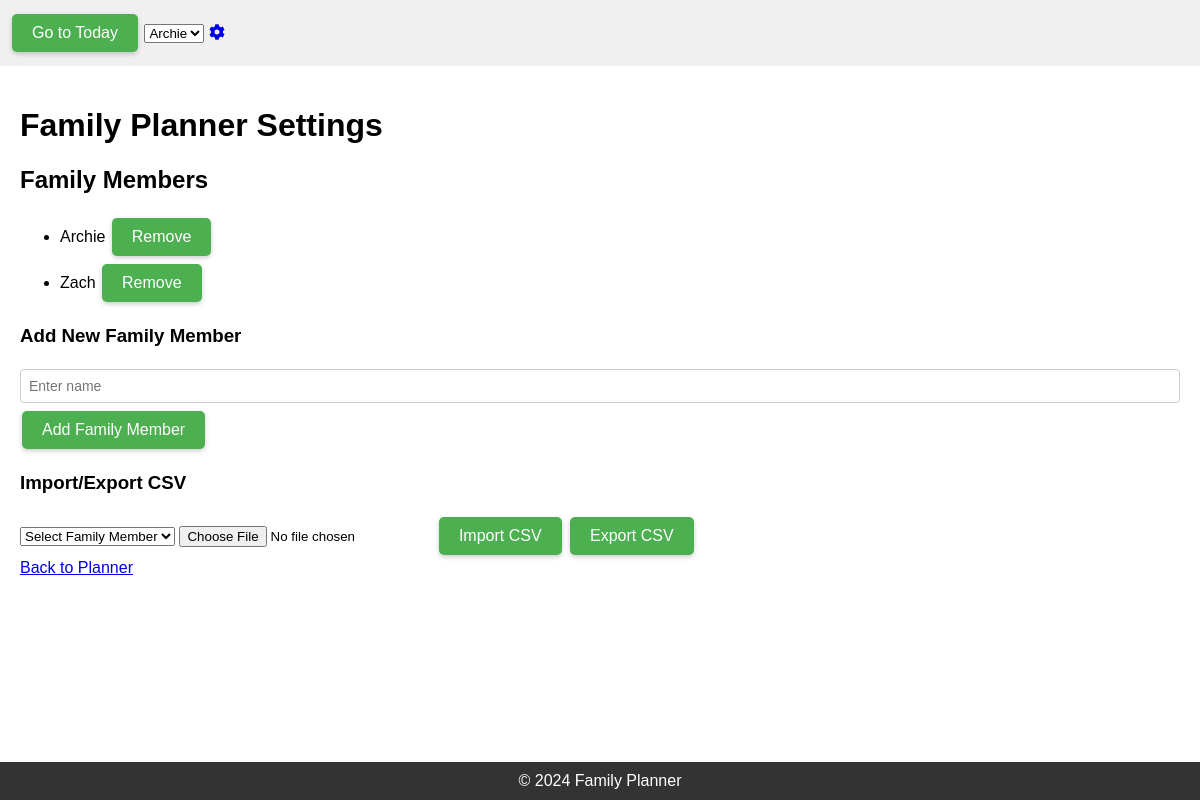
The app's page /settings, older data.
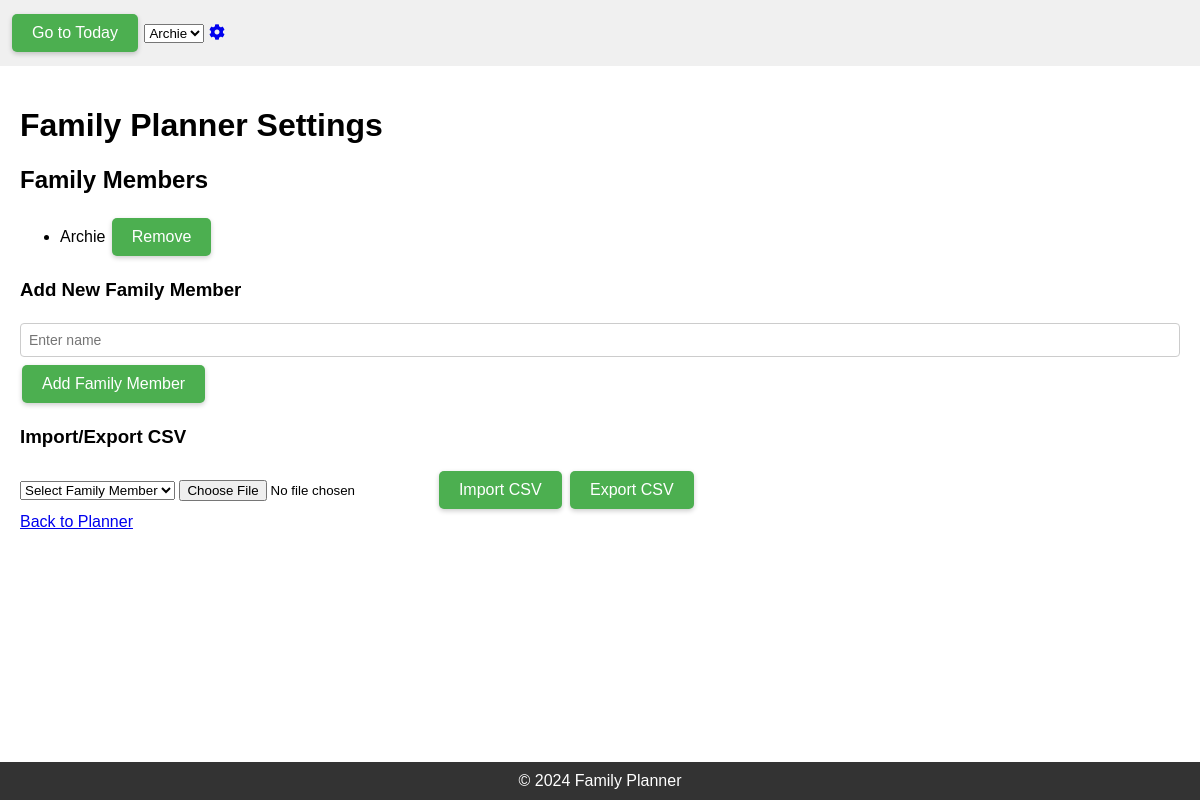
The same page, newer data.
### app.py (models this page shows)
class FamilyMember(db.Model):
    id = db.Column(db.Integer, primary_key=True)
    name = db.Column(db.String(100), nullable=False)
    entries = relationship("PlannerEntry", back_populates="family_member", cascade="all, delete-orphan")

### app.py (the view)
@app.route('/settings')
def settings():
    family_members = FamilyMember.query.all()
    return render_template('settings.html', family_members=family_members)

### templates/settings.html (shortened to what this page needs)
{% extends "base.html" %}
{% block content %}
<h1>Family Planner Settings</h1>
<h2>Family Members</h2>
<ul id="family-members-list">
    {% for member in family_members %}
    <li id="member-{{ member.id }}">
        {{ member.name }}
        <button onclick="removeFamilyMember({{ member.id }}, '{{ member.name }}')">Remove</button>
    </li>
    {% endfor %}
</ul>
<h3>Add New Family Member</h3>
<form action="{{ url_for('add_family_member') }}" method="post">
    <input type="text" name="name" required placeholder="Enter name">
    <button type="submit">Add Family Member</button>
</form>
<h3>Import/Export CSV</h3>
<form id="csv-form" action="{{ url_for('import_csv') }}" method="post" enctype="multipart/form-data">
    <select id="family-member-select" name="family_member_id" required>
        <option value="">Select Family Member</option>
    </select>
    <input type="file" name="file" accept=".csv" required>
    <button type="submit">Import CSV</button>
    <button type="button" id="export-csv">Export CSV</button>
</form>
<a href="{{ url_for('index') }}">Back to Planner</a>
{% endblock %}

### templates/base.html (shortened to what this page needs)
<!DOCTYPE html>
<html lang="en">
<head>
    <link rel="stylesheet" href="{{ url_for('static', filename='styles.css') }}">
    <link rel="stylesheet" href="https://cdnjs.cloudflare.com/ajax/libs/font-awesome/5.15.3/css/all.min.css">
</head>
<body>
    <div id="status-bar">
        <div>
            <button id="go-to-today">Go to Today</button>
            <select id="family-member-select">
                {% for member in family_members %}
                <option value="{{ member.id }}">{{ member.name }}</option>
                {% endfor %}
            </select>
            <a href="{{ url_for('settings') }}" id="settings-button"><i class="fas fa-cog"></i></a>
        </div>
    </div>
    <div id="content">
        {% block content %}{% endblock %}
    </div>
    <div id="footer">
        &copy; 2024 Family Planner
    </div>
</body>
</html>

### static/styles.css (style rules this page uses)
body, html { height: 100%; margin: 0; padding: 0; font-family: Arial, sans-serif; }
body { display: flex; flex-direction: column; }
#status-bar { background-color: #f0f0f0; padding: 10px; display: flex; justify-content: space-between; align-items: center; position: sticky; top: 0; z-index: 1000; }
#content { flex-grow: 1; overflow-y: auto; padding: 20px; }
#footer { background-color: #333; color: white; text-align: center; padding: 10px; position: sticky; bottom: 0; }
input[type="text"] { width: 100%; box-sizing: border-box; }
input[type="text"], textarea { width: 100%; box-sizing: border-box; padding: 5px; border: 1px solid #ddd; border-radius: 4px; }
#go-to-today { background-color: #4CAF50; border: none; color: white; padding: 10px 20px; text-align: center; text-decoration: none; display: inline-block; font-size: 16px; margin: 4px 2px; transition-duration: 0.4s; cursor: pointer; border-radius: 5px; box-shadow: 0 2px 5px rgba(0,0,0,0.2); }
button { background-color: #4CAF50; border: none; color: white; padding: 10px 20px; text-align: center; text-decoration: none; display: inline-block; font-size: 16px; margin: 4px 2px; transition-duration: 0.4s; cursor: pointer; border-radius: 5px; box-shadow: 0 2px 5px rgba(0,0,0,0.2); }
input[type="text"], textarea { width: 100%; padding: 8px; margin: 4px 0; display: inline-block; border: 1px solid #ccc; border-radius: 4px; box-sizing: border-box; font-family: Arial, sans-serif; font-size: 14px; }

Row changes from the older to the newer data that the page shows:
removed FamilyMember: name "Zach"
